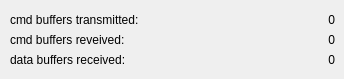
     <widget class="QWidget" name="tab">
      <attribute name="title">
       <string>statistics</string>
      </attribute>
      <widget class="QLabel" name="textLabel1_2_3">
       <property name="geometry">
        <rect>
         <x>10</x>
         <y>30</y>
         <width>118</width>
         <height>20</height>
        </rect>
       </property>
       <property name="text">
        <string>cmd buffers reveived:</string>
       </property>
       <property name="wordWrap">
        <bool>false</bool>
       </property>
      </widget>
      <widget class="QLabel" name="textLabel1_2">
       <property name="geometry">
        <rect>
         <x>10</x>
         <y>10</y>
         <width>135</width>
         <height>20</height>
        </rect>
       </property>
       <property name="text">
        <string>cmd buffers transmitted:</string>
       </property>
       <property name="wordWrap">
        <bool>false</bool>
       </property>
      </widget>
      <widget class="QLabel" name="cmdTx">
       <property name="geometry">
        <rect>
         <x>260</x>
         <y>10</y>
         <width>75</width>
         <height>20</height>
        </rect>
       </property>
       <property name="text">
        <string>0</string>
       </property>
       <property name="alignment">
        <set>Qt::AlignRight|Qt::AlignTrailing|Qt::AlignVCenter</set>
       </property>
       <property name="wordWrap">
        <bool>false</bool>
       </property>
      </widget>
      <widget class="QLabel" name="cmdRx">
       <property name="geometry">
        <rect>
         <x>260</x>
         <y>30</y>
         <width>75</width>
         <height>20</height>
        </rect>
       </property>
       <property name="text">
        <string>0</string>
       </property>
       <property name="alignment">
        <set>Qt::AlignRight|Qt::AlignTrailing|Qt::AlignVCenter</set>
       </property>
       <property name="wordWrap">
        <bool>false</bool>
       </property>
      </widget>
      <widget class="QLabel" name="textLabel1_2_2">
       <property name="geometry">
        <rect>
         <x>10</x>
         <y>50</y>
         <width>135</width>
         <height>20</height>
        </rect>
       </property>
       <property name="text">
        <string>data buffers received:</string>
       </property>
       <property name="wordWrap">
        <bool>false</bool>
       </property>
      </widget>
      <widget class="QLabel" name="dataRx">
       <property name="geometry">
        <rect>
         <x>260</x>
         <y>50</y>
         <width>75</width>
         <height>20</height>
        </rect>
       </property>
       <property name="text">
        <string>0</string>
       </property>
       <property name="alignment">
        <set>Qt::AlignRight|Qt::AlignTrailing|Qt::AlignVCenter</set>
       </property>
       <property name="wordWrap">
        <bool>false</bool>
       </property>
      </widget>
     </widget>
